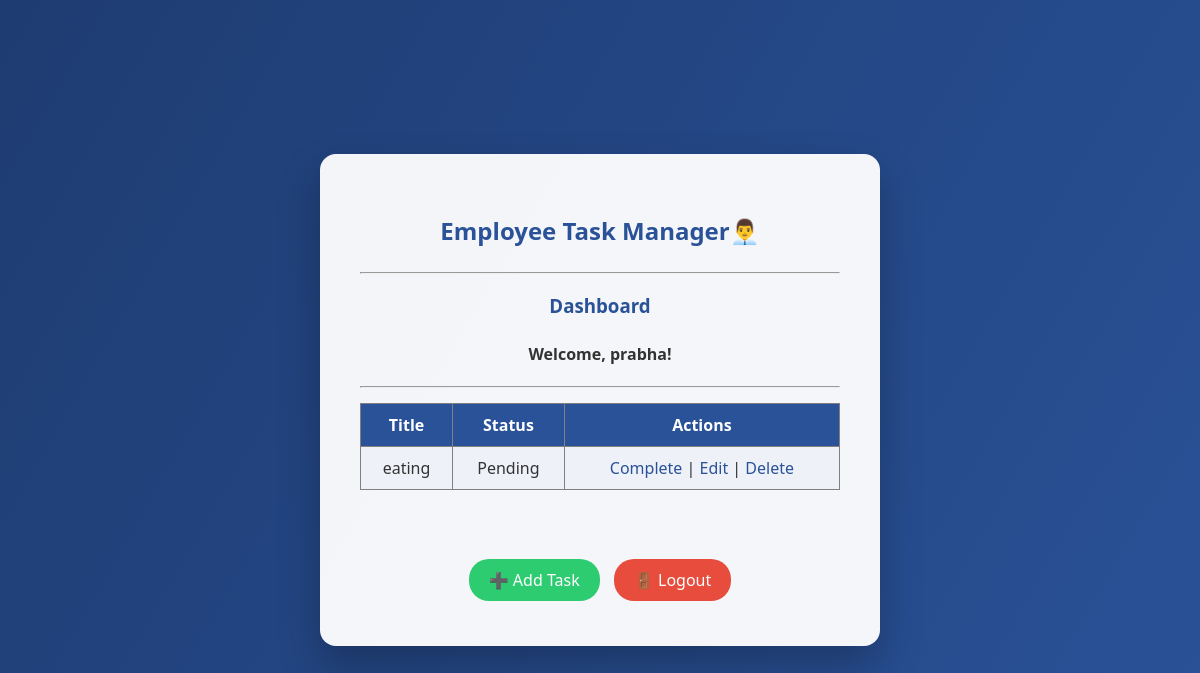
Page /dashboard (signed in) on the committed database.
### app.py (models this page shows)
class User(UserMixin, db.Model):
    id = db.Column(db.Integer, primary_key=True)
    username = db.Column(db.String(100), unique=True)
    password = db.Column(db.String(100))

class Task(db.Model):
    id = db.Column(db.Integer, primary_key=True)
    title = db.Column(db.String(200))
    status = db.Column(db.String(50), default="Pending")
    user_id = db.Column(db.Integer, db.ForeignKey('user.id'))

### app.py (the view)
@app.route('/dashboard')
@login_required
def dashboard():
    tasks = Task.query.filter_by(user_id=current_user.id).all()
    return render_template('dashboard.html', tasks=tasks)

### app.py (called while the page is built)
@login_manager.user_loader
def load_user(user_id):
    return User.query.get(int(user_id))

### templates/dashboard.html
{% extends "base.html" %}
{% block content %}
<h3>Dashboard</h3>
<center><h4>Welcome, {{ current_user.username }}!</h4>
</center>
<hr>
<table border="1">
    <tr>
        <th>Title</th>
        <th>Status</th>
        <th>Actions</th>
    </tr>
    {% for task in tasks %}
    <tr>
        <td>{{ task.title }}</td>
        <td>{{ task.status }}</td>
        <td>
            <a href="/complete/{{ task.id }}">Complete</a> |
          <a href="{{ url_for('edit', id=task.id) }}">Edit</a> |
            <a href="/delete/{{ task.id }}">Delete</a>
        </td>
    </tr>
    {% endfor %}
</table><br><br>
<center>
<div class="actions">
    <a href="/add_task" class="btn-add">➕ Add Task</a>
    <a href="/logout" class="btn-logout">🚪 Logout</a>
</div>
</center>
{% endblock %}

### static/style.css (style rules this page uses)
body { margin: 0; font-family: "Segoe UI", Tahoma, sans-serif; background: linear-gradient(120deg, #1e3c72, #2a5298); min-height: 100vh; display: flex; justify-content: center; align-items: center; color: #333; }
h2, h3 { text-align: center; margin-bottom: 25px; color: #2a5298; }
a { color: #2a5298; text-decoration: none; font-weight: 500; }
table { width: 100%; border-collapse: collapse; margin-top: 15px; }
th { background: #2a5298; color: white; padding: 10px; }
td { padding: 10px; background: #f4f6fb; text-align: center; }
tr:nth-child(even) td { background: #eef1f7; }
.actions { text-align: center; margin-top: 20px; }
.btn-add { background: #2ecc71; color: white; padding: 10px 20px; border-radius: 20px; text-decoration: none; margin: 5px; display: inline-block; }
.btn-logout { background: #e74c3c; color: white; padding: 10px 20px; border-radius: 20px; text-decoration: none; margin: 5px; display: inline-block; }

### rows in the picture
User: username "prabha"
Task: title "eating", status "Pending"
